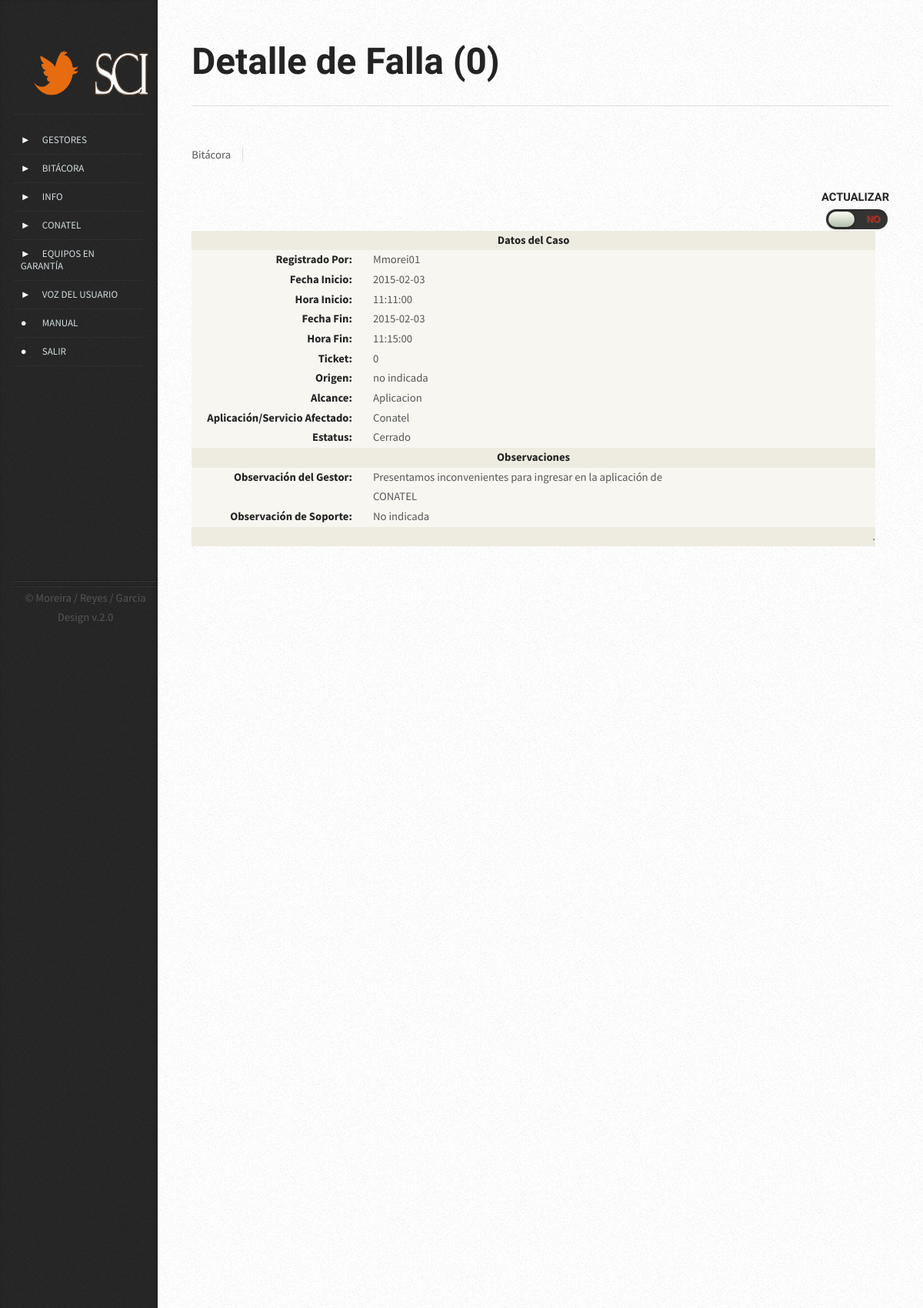
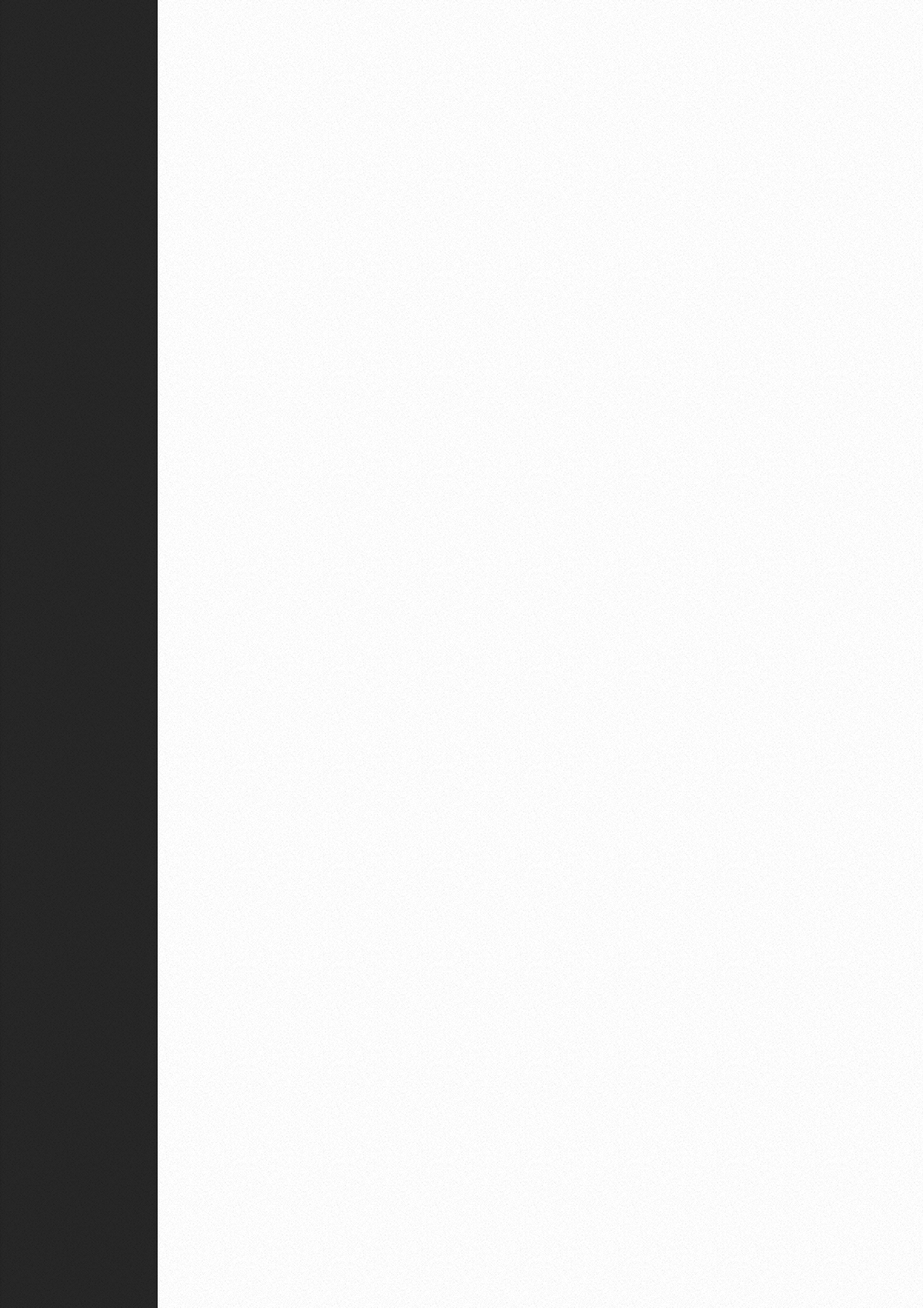
Page /vista/detalle_falla.php?caso=11 (signed in, upper part) on the committed database (2 pictures, top to bottom).
### tables this page shows
CREATE TABLE `bitacora` (
  `bit_id` smallint(5) unsigned NOT NULL AUTO_INCREMENT,
  `bit_gestor` varchar(30) DEFAULT NULL,
  `bit_tick` varchar(30) DEFAULT NULL,
  `bit_orig` varchar(100) DEFAULT NULL,
  `bit_fechaini` date DEFAULT NULL,
  `bit_horini` time DEFAULT NULL,
  `bit_fechafin` date DEFAULT NULL,
  `bit_horfin` time DEFAULT NULL,
  `bit_alca` text NOT NULL,
  `bit_afect` varchar(100) DEFAULT NULL,
  `bit_estatus` varchar(30) DEFAULT NULL,
  `bit_obsersop` text,
  `bit_obserges` text,
  PRIMARY KEY (`bit_id`)
);

### modelo/mod_bitacora.php (called while the page is built, shortened)
<?php
class bitacora{
		public function buscar($bit_id, $mysqlconn){
			$query= "SELECT * FROM bitacora WHERE bit_id=$bit_id";
			$consulta= mysqli_query($mysqlconn, $query) or die ("Consulta Errónea: ".mysqli_error($mysqlconn));
			if($consulta){
				return ($consulta);
				}
			}
}
?>

### vista/Detalle_falla.php (the view, shortened to what this page needs)
<?php
$bit_id= $_GET['caso'];
		$conexion = new Connex();
		$mysqlconn= $conexion->conectar();
					require("../modelo/mod_bitacora.php");
					$consulta= new bitacora();
					$listar=$consulta-> buscar ($bit_id, $mysqlconn);
					if(mysqli_num_rows($listar)>=0){
 $row= mysqli_fetch_array($listar, MYSQLI_ASSOC);
 $bit_id=$row["bit_id"];
 $bit_gestor=$row["bit_gestor"];
 $bit_tick=$row["bit_tick"];
 $bit_orig=$row["bit_orig"];
 $bit_fechaini=$row["bit_fechaini"];
 $bit_horini=$row["bit_horini"];
 $bit_fechafin=$row["bit_fechafin"];
 $bit_horfin=$row["bit_horfin"];
 $bit_alca=$row["bit_alca"];
 $bit_afect=$row["bit_afect"];
 $bit_estatus=$row["bit_estatus"];
 $bit_obsersop=$row["bit_obsersop"];
 $bit_obserges=$row["bit_obserges"];
?>
    <link rel="stylesheet" href="css/style.css" />
	</head>
	<body class="left-sidebar">
			<div id="wrapper">
					<div id="content">
						<div class="inner">
								<article class="box post post-excerpt">
									<header>
									  <h2>Detalle de Falla (<?php echo $bit_tick?>) </h2>
									  <hr>
									</header>
									<div class="info">
										<span class="date"><span class="month">Bitácora</span>
										<ul class="stats">
										</ul>
									</div>
									<form align="right">
                                      <label>ACTUALIZAR</label>
                                      <div class="slideThree">
									  <label for="slideThree"></label>
									  </div>
                                    </form>
									<form id="actualizar" method="post" action="../controlador/con_actbitacora.php?id=<?php echo $bit_id;?>">
									<table id=consultacaso border="1" align="left" width="54%" height="80%">
 <tr>
   <td colspan="4" bgcolor="#eeece1"><div align="center"><strong>Datos del Caso </strong></div></td>
   </tr>
 <tr>
 <td width="23%" bgcolor="#f7f6f1"><div align="right"><strong>Registrado Por: </strong></div></td>
 <td width="3%" bgcolor="#f7f6f1">&nbsp;</td>
 <td width="44%" bgcolor="#f7f6f1"><?php echo $bit_gestor;?></td>
 <td width="28%" bgcolor="#f7f6f1">&nbsp;</td>
 </tr>
 <tr>
 <td bgcolor="#f7f6f1"><div align="right"><strong>Fecha Inicio:</strong></div></td>
 <td bgcolor="#f7f6f1">&nbsp;</td><input type="hidden" name="numcas" value=<?php echo $bit_fechaini;?>>
 <td bgcolor="#f7f6f1" name=""><?php echo $bit_fechaini;?></td>
 <td bgcolor="#f7f6f1">&nbsp;</td>
 </tr>
 <tr>
 <td bgcolor="#f7f6f1"><div align="right"><strong>Hora Inicio:</strong></div></td>
 <td bgcolor="#f7f6f1">&nbsp;</td><input type="hidden" name="numcas" value=<?php echo $bit_horini;?>>
 <td bgcolor="#f7f6f1" name=""><?php echo $bit_horini;?></td>
 <td bgcolor="#f7f6f1">&nbsp;</td>
 </tr>
 <tr>
 <td bgcolor="#f7f6f1"><div align="right"><strong>Fecha Fin:</strong></div></td>
 <td bgcolor="#f7f6f1">&nbsp;</td>
 <td bgcolor="#f7f6f1"><?php echo $bit_fechafin;?></td>
 <td bgcolor="#f7f6f1"></td>
 </tr>
  <tr>
 <td bgcolor="#f7f6f1"><div align="right"><strong>Hora Fin:</strong></div></td>
 <td bgcolor="#f7f6f1">&nbsp;</td>
 <td bgcolor="#f7f6f1"><?php echo $bit_horfin;?></td>
 <td bgcolor="#f7f6f1"></td>
 </tr>
 <tr>
 <td bgcolor="#f7f6f1"><div align="right"><strong>Ticket:</strong></div></td>
 <td bgcolor="#f7f6f1">&nbsp;</td>
 <td bgcolor="#f7f6f1"><?php echo $bit_tick?></td>
 <td bgcolor="#f7f6f1"></td>
 </tr>
 <tr>
 <td bgcolor="#f7f6f1"><div align="right"><strong>Origen:</strong></div></td>
 <td bgcolor="#f7f6f1">&nbsp;</td>
 <td bgcolor="#f7f6f1"><?php echo $bit_orig;?></td>
 <td bgcolor="#f7f6f1">&nbsp;</td>
 </tr>
 <tr>
   <td bgcolor="#f7f6f1"><div align="right"><strong>Alcance:</strong></div></td>
   <td bgcolor="#f7f6f1">&nbsp;</td>
   <td bgcolor="#f7f6f1"><?php echo $bit_alca;?></td>
   <td bgcolor="#f7f6f1">
 </tr>
 <tr>
   <td bgcolor="#f7f6f1"><div align="right"><strong>Aplicación/Servicio Afectado:</strong></div></td>
   <td bgcolor="#f7f6f1">&nbsp;</td>
   <td bgcolor="#f7f6f1"><?php echo $bit_afect;?></td>
   <td bgcolor="#f7f6f1">
 </tr>
 <tr>
 <td bgcolor="#f7f6f1"><div align="right"><strong>Estatus:</strong></div></td>
 <td bgcolor="#f7f6f1">&nbsp;</td>
 <td bgcolor="#f7f6f1"><?php echo $bit_estatus;?></td>
 <td bgcolor="#f7f6f1">
</td>
  <tr>
   <td colspan="4" bgcolor="#eeece1"><div align="center"><strong>Observaciones</strong></div></td>
   </tr>
 <tr>
 <td bgcolor="#f7f6f1"><div align="right"><strong>Observación del Gestor:</strong></div></td>
 <td bgcolor="#f7f6f1">&nbsp;</td>
 <td bgcolor="#f7f6f1"><?php echo $bit_obserges;?></td>
 <td bgcolor="#f7f6f1">&nbsp;
</td>
<td width="2%"></td>
 </tr>
 <tr>
   <td bgcolor="#f7f6f1"><div align="right"><strong>Observación de Soporte:</strong></div></td>
   <td bgcolor="#f7f6f1">&nbsp;</td>
   <td bgcolor="#f7f6f1"><?php  echo $bit_obsersop;  ?></td>
   <td bgcolor="#f7f6f1">&nbsp;
</td>
 </tr>
 <tr>
 <td colspan="4" bgcolor="#eeece1"><div align="right" class="style1">.</div></td>
 </tr>
 <tr>
 <td >&nbsp;</td>
 <td >&nbsp;</td>
 <td>
   <div id="bot" style="display:none" align="right">
<td bgcolor=>&nbsp;</td>
</div>
</td>
 </tr>
 </table>
		</form>
	                        </article>
						</div>
					</div>
	<?php
require ("menu.php");
?>
					</div>
</body>
<?php }?>

### vista/css/style.css (style rules this page uses)
.slideThree { width: 80px; height: 26px; background: #333; margin: 2px auto; margin-left: 91%; -webkit-border-radius: 50px; -moz-border-radius: 50px; border-radius: 50px; position: relative; -webkit-box-shadow: inset 0px 1px 1px rgba(0,0,0,0.5), 0px 1px 0px rgba(255,255,255,0.2); -moz-box-shadow: inset 0px 1px 1px rgba(0,0,0,0.5), 0px 1px 0px rgba(255,255,255,0.2); box-shadow: inset 0px 1px 1px rgba(0,0,0,0.5), 0px 1px 0px rgba(255,255,255,0.2); }
.slideThree:after { content: 'NO'; font: 12px/26px Arial, sans-serif; color: #bd2514 ; position: absolute; right: 10px; z-index: 0; font-weight: bold; text-shadow: 1px 1px 0px rgba(255,255,255,.15); }
.slideThree:before { content: 'SI'; font: 12px/26px Arial, sans-serif; color: #00bf00; position: absolute; left: 10px; z-index: 0; font-weight: bold; }
.slideThree label { display: block; width: 34px; height: 20px; -webkit-border-radius: 50px; -moz-border-radius: 50px; border-radius: 50px; -webkit-transition: all .4s ease; -moz-transition: all .4s ease; -o-transition: all .4s ease; -ms-transition: all .4s ease; transition: all .4s ease; cursor: pointer; position: absolute; top: 3px; left: 3px; z-index: 1; -webkit-box-shadow: 0px 2px 5px 0px rgba(0,0,0,0.3); -moz-box-shadow: 0px 2px 5px 0px rgba(0,0,0,0.3); box-shadow: 0px 2px 5px 0px rgba(0,0,0,0.3); background: #fcfff4; background: -webkit-linear-gradient(top, #fcfff4 0%, #dfe5d7 40%, #b3bead 100%); background: -moz-linear-gradient(top, #fcfff4 0%, #dfe5d7 40%, #b3bead 100%); background: -o-linear-gradient(top, #fcfff4 0%, #dfe5d7 40%, #b3bead 100%); background: -ms-linear-gradient(top, #fcfff4 0%, #dfe5d7 40%, #b3bead 100%); background: linear-gradient(top, #fcfff4 0%, #dfe5d7 40%, #b3bead 100%); filter: progid:DXImageTransform.Microsoft.gradient( startColorstr='#fcfff4', endColorstr='#b3bead',GradientType=0 ); }
body { background-color: #e8e8e8; background-image: url('images/bg02.png'); }
body,input,textarea,select { font-family: 'Source Sans Pro', sans-serif; font-weight: 400; color: #565656; }
strong, b { font-weight: 700; color: #232323; }
h2,h3,h4,h5,h6 { font-family: 'Open Sans Condensed', sans-serif; font-weight: 700; color: #232323; }
hr { border: 0; border-top: solid 1px #ddd; padding: 1.5em 0 0 0; margin: 1.75em 0 1.3em 0; }
p, ul, ol, dl, table { margin-bottom: 1em; }
table { width: 100%; height: 5%; }
#actualizar { height: 1em; }
form label { font-family: 'Open Sans Condensed', sans-serif; font-weight: 700; color: #232323; margin: 0 0 0.75em 0; }
header { margin: 0 0 2em 0; }
section, article { margin-bottom: 3em; }
section > :last-child, article > :last-child { margin-bottom: 0; }
section:last-child, article:last-child { margin-bottom: 0; }
.box.post { position: relative; }
.box.post .info .stats { margin: 0; cursor: default; }
#wrapper { position: relative; }
#content { position: relative; background-color: #fff; background-image: url('images/bg02.png'); }
#content > .inner { position: relative; z-index: 1; }

### vista/css/style-desktop.css (style rules this page uses)
body { height: 100%; }
body,input,textarea,select { line-height: 1.75em; }
h2 { font-size: 1.5em; }
#content { box-shadow: 0 0 0.25em 0em rgba(0,0,0,0.25); }
#content > .inner { max-width: 1038px; padding-bottom: 2em; }

### vista/css/style-narrow.css (style rules this page uses)
body { min-width: 1000px; }
body,input,textarea,select { font-size: 11pt; }
.box.post h2 { font-size: 3.25em; line-height: 1.25em; }
.box.post header { padding: 1.5em 0 0 0; margin: 0 0 3em 0; }
.box.post .info { width: 100%; padding: 1em 0 0 0; position: relative; top: -2em; }
.box.post .info .date { display: inline; }
.box.post .info .stats { display: inline; border-left: solid 1px #ddd; margin-left: 1em; padding-left: 1em; }
#content { padding: 2em 3em 6em 3em; }
body.left-sidebar #content { margin-left: 14em; }

### rows in the picture
bitacora: bit_tick "0", bit_gestor "Mmorei01", bit_fechaini "2015-02-03", bit_horini "11:11:00", bit_fechafin "2015-02-03", bit_horfin "11:15:00", bit_orig "no indicada", bit_alca "Aplicacion", bit_afect "Conatel", bit_estatus "Cerrado", bit_obserges "Presentamos inconvenientes para ingresar en la aplicación de CONATEL", bit_obsersop "No indicada"
